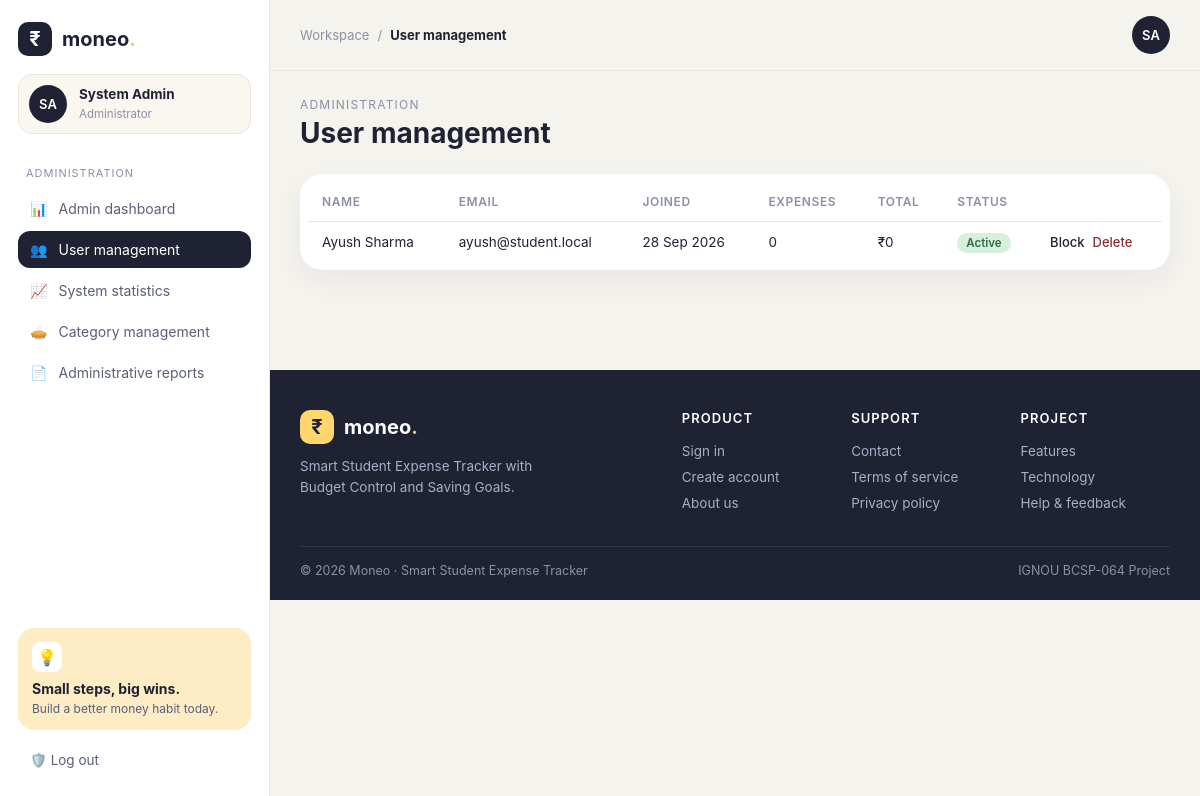
The page /admin/users.php (signed in) on the database its author committed.
### tables this page shows
CREATE TABLE users (
    user_id       INT AUTO_INCREMENT PRIMARY KEY,
    full_name     VARCHAR(100) NOT NULL,
    email         VARCHAR(120) NOT NULL UNIQUE,
    password_hash VARCHAR(255) NOT NULL,
    role          ENUM('student','admin') NOT NULL DEFAULT 'student',
    status        ENUM('active','blocked') NOT NULL DEFAULT 'active',
    created_at    TIMESTAMP DEFAULT CURRENT_TIMESTAMP
);

### includes/functions.php (called while the page is built, shortened)
<?php
function e(?string $s): string {
    return htmlspecialchars((string)$s, ENT_QUOTES, 'UTF-8');
}
function inr(float $n): string {
    return '₹' . number_format($n, 0, '.', ',');
}

### admin/users.php (the view, shortened to what this page needs)
<?php
require_once __DIR__ . '/../config/db.php';
require_once __DIR__ . '/../includes/functions.php';
$users = $pdo->query(
  "SELECT u.*,
    (SELECT COUNT(*) FROM expenses WHERE user_id=u.user_id) exp_count,
    (SELECT COALESCE(SUM(amount),0) FROM expenses WHERE user_id=u.user_id) exp_total
   FROM users u WHERE role='student' ORDER BY created_at DESC"
)->fetchAll();
include __DIR__ . '/../includes/header.php';
?>
<div class="welcome-row"><div><p class="eyebrow">Administration</p><h1>User management</h1></div></div>
<div class="table-wrap">
  <table>
    <thead><tr><th>Name</th><th>Email</th><th>Joined</th><th>Expenses</th><th>Total</th><th>Status</th><th></th></tr></thead>
    <tbody>
    <?php foreach($users as $u): ?>
      <tr>
        <td><?= e($u['full_name']) ?></td>
        <td><?= e($u['email']) ?></td>
        <td><?= date('d M Y', strtotime($u['created_at'])) ?></td>
        <td><?= $u['exp_count'] ?></td>
        <td><?= inr((float)$u['exp_total']) ?></td>
        <td><span class="badge <?= $u['status'] ?>"><?= ucfirst($u['status']) ?></span></td>
        <td class="row-actions">
          <form method="post" style="display:inline">
            <button name="action" value="toggle" class="text-btn"><?= $u['status']==='active'?'Block':'Unblock' ?></button>
          </form>
          <form method="post" style="display:inline" onsubmit="return confirm('Delete this user and ALL their data?')">
            <button name="action" value="delete" class="text-btn" style="color:#8a2f2f">Delete</button>
          </form>
        </td>
      </tr>
    <?php endforeach; ?>
    </tbody>
  </table>
</div>
<?php include __DIR__ . '/../includes/footer.php'; ?>

### assets/css/style.css (style rules this page uses)
:root { --bg: #f5f3ee; --panel: #ffffff; --ink: #1f2233; --ink-soft: #5a5f7a; --muted: #8b90a8; --border: #eae6dd; --brand: #1f2233; --accent: #ffd66b; --mint: #d7f0dc; --yellow: #fdecc4; --lavender: #e6def7; --coral: #fcd7cf; --chart-yellow:#f6c96b; --chart-coral:#f28b82; --chart-blue:#7cb2ff; --chart-purple:#b18aff; --chart-pink:#ff9bd2; --chart-orange:#ffa870; --chart-teal:#5ed1c5; --chart-green:#7ed9a4; --radius-lg: 22px; --radius-md: 14px; --shadow: 0 10px 30px rgba(30,30,60,.06); }
* { box-sizing:border-box;margin:0;padding:0 }
html,body { background:var(--bg);color:var(--ink);font-family:'Inter','Segoe UI',system-ui,sans-serif;-webkit-font-smoothing:antialiased }
button { font-family:inherit;cursor:pointer;border:none;background:none;color:inherit }
.welcome-row { display:flex;justify-content:space-between;align-items:flex-end;gap:20px;flex-wrap:wrap }
.eyebrow { font-size:12px;color:var(--muted);text-transform:uppercase;letter-spacing:.1em }
.welcome-row h1 { font-size:28px;font-weight:700;margin-top:4px }
.text-btn { color:var(--ink);font-weight:500;font-size:13px;display:inline-flex;align-items:center;gap:5px }
.row-actions { display:flex;gap:8px }
.table-wrap { background:var(--panel);border-radius:var(--radius-lg);padding:8px;box-shadow:var(--shadow);overflow-x:auto }
table { width:100%;border-collapse:collapse;font-size:13.5px }
th,td { padding:12px 14px;text-align:left;border-bottom:1px solid var(--border) }
th { font-size:12px;text-transform:uppercase;letter-spacing:.05em;color:var(--muted);font-weight:600 }
tr:last-child td { border-bottom:none }
.badge { padding:3px 9px;border-radius:12px;font-size:11.5px;font-weight:600 }
.badge.active { background:var(--mint);color:#2f6b45 }

### rows shown on the page
users: full_name "Ayush Sharma", email "ayush@student.local", created_at "28 Sep 2026", exp_count "0", exp_total "₹0", status "Active", shows "Block"

### other values the page prints
$initials "SA"
$name "System Admin"
$pageTitle "User management"
